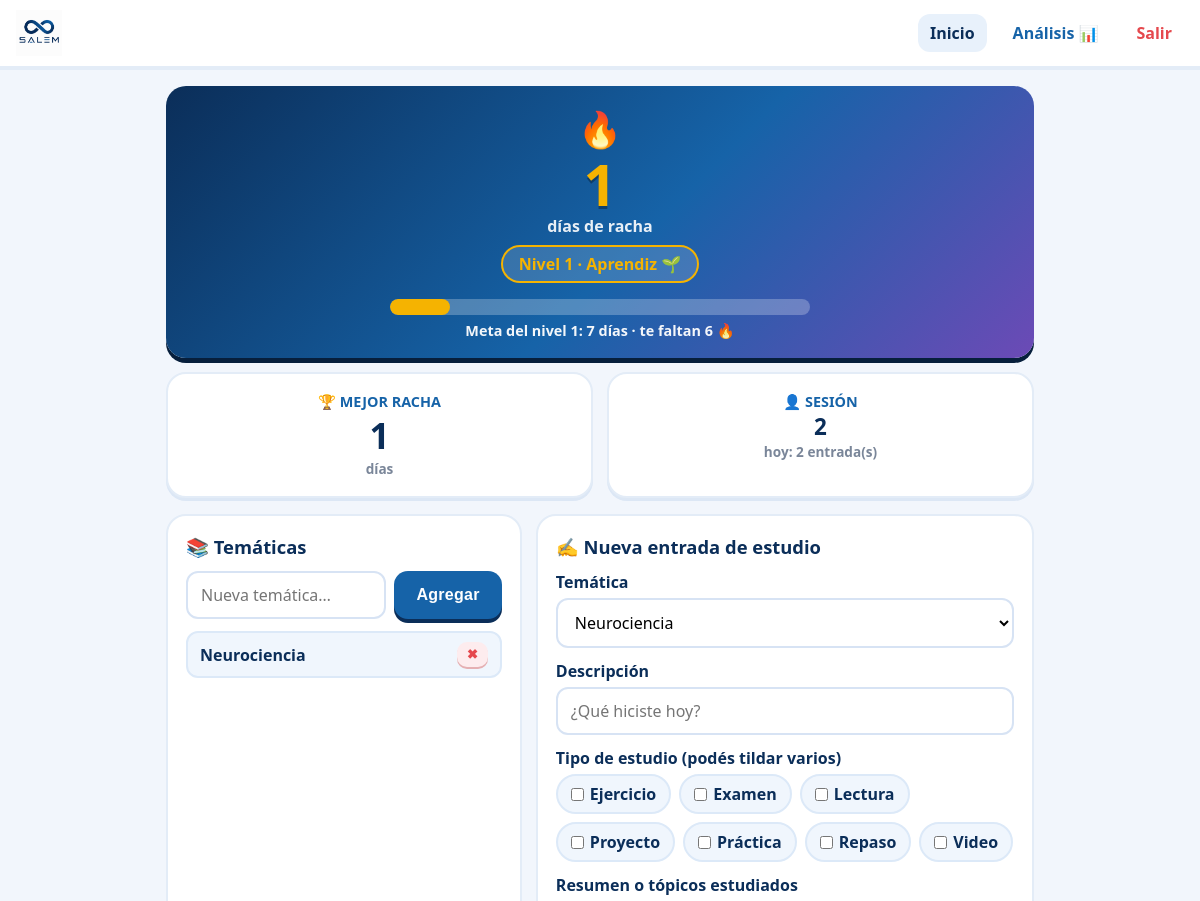
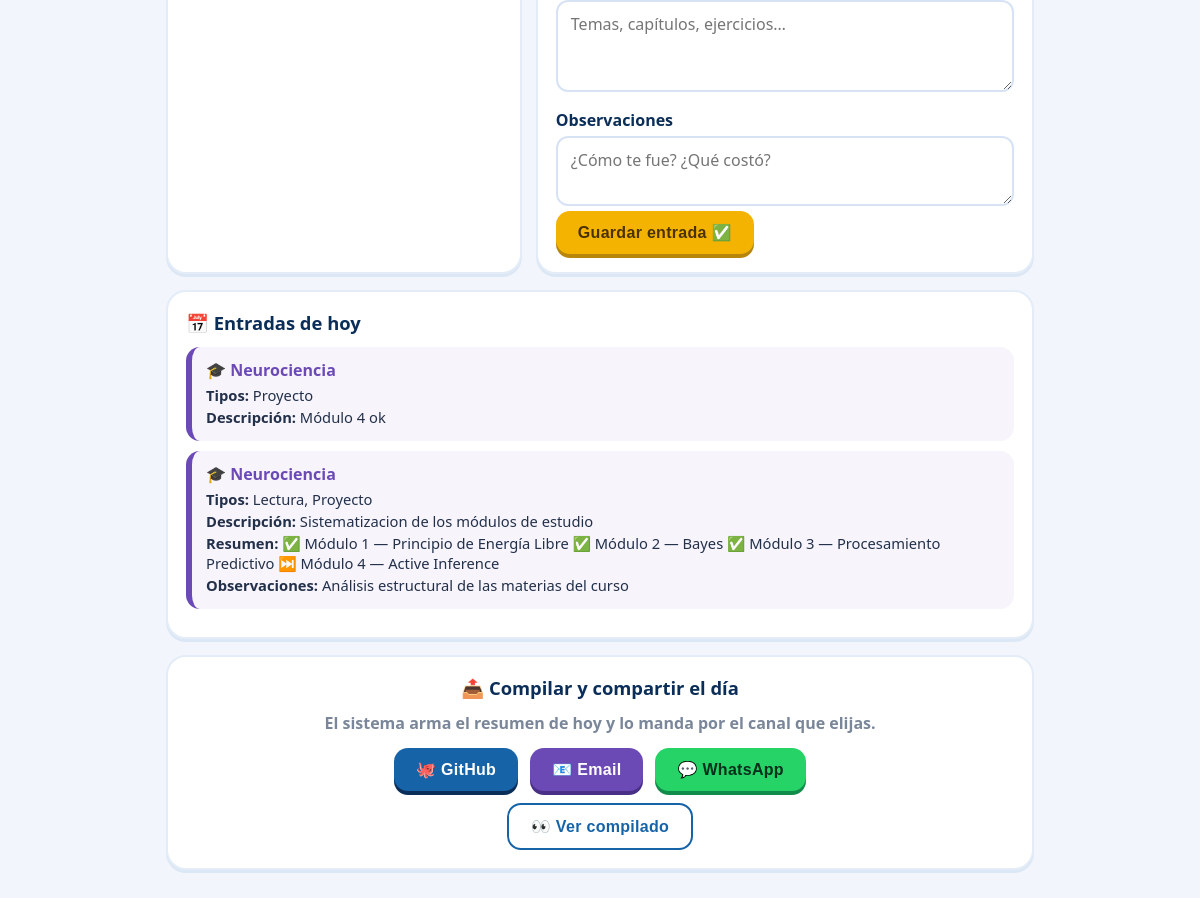
Screenshot of / (signed in) with the database file from the repository (2 pictures, top to bottom).
### tables this page shows
CREATE TABLE tematicas (
            id INTEGER PRIMARY KEY AUTOINCREMENT,
            nombre TEXT UNIQUE NOT NULL,
            fecha_creacion TIMESTAMP DEFAULT CURRENT_TIMESTAMP,
            activa INTEGER DEFAULT 1
        );

CREATE TABLE tipos_estudio (
            id INTEGER PRIMARY KEY AUTOINCREMENT,
            nombre TEXT UNIQUE NOT NULL
        );

CREATE TABLE entradas (
            id INTEGER PRIMARY KEY AUTOINCREMENT,
            fecha DATE NOT NULL,
            tematica_id INTEGER NOT NULL,
            descripcion TEXT,
            resumen TEXT,
            observaciones TEXT,
            fecha_creacion TIMESTAMP DEFAULT CURRENT_TIMESTAMP, hash TEXT, hash_previo TEXT, firma TEXT,
            FOREIGN KEY (tematica_id) REFERENCES tematicas (id)
        );

### server.py (the view)
@app.route('/')
@login_requerido
def index():
    return render_template('index.html',
                           config=logica.obtener_configuracion(),
                           tematicas=logica.obtener_tematicas(),
                           tipos=logica.obtener_tipos_estudio(),
                           entradas_hoy=logica.obtener_entradas_hoy(),
                           usuario=session['usuario'])

### logica.py (called while the page is built)
def obtener_conexion():
    conn = sqlite3.connect('database.db')
    conn.row_factory = sqlite3.Row
    return conn

def obtener_tematicas():
    conn = obtener_conexion()
    cursor = conn.cursor()
    cursor.execute('SELECT * FROM tematicas WHERE activa = 1 ORDER BY nombre')
    tematicas = cursor.fetchall()
    conn.close()
    return [dict(t) for t in tematicas]

def obtener_tipos_estudio():
    conn = obtener_conexion()
    cursor = conn.cursor()
    cursor.execute('SELECT * FROM tipos_estudio ORDER BY nombre')
    tipos = cursor.fetchall()
    conn.close()
    return [dict(t) for t in tipos]

def obtener_entradas_hoy():
    hoy = datetime.now().strftime('%Y-%m-%d')
    conn = obtener_conexion()
    cursor = conn.cursor()
    cursor.execute('''
        SELECT e.*, t.nombre as tematica_nombre,
               GROUP_CONCAT(te.nombre, ', ') as tipos_nombres
        FROM entradas e
        JOIN tematicas t ON e.tematica_id = t.id
        LEFT JOIN entrada_tipos et ON e.id = et.entrada_id
        LEFT JOIN tipos_estudio te ON et.tipo_id = te.id
        WHERE e.fecha = ?
        GROUP BY e.id
        ORDER BY e.fecha_creacion DESC
    ''', (hoy,))
    entradas = cursor.fetchall()
    conn.close()
    return [dict(e) for e in entradas]

def obtener_configuracion():
    conn = obtener_conexion()
    cursor = conn.cursor()
    cursor.execute('SELECT clave, valor FROM configuracion')
    config = {row['clave']: row['valor'] for row in cursor.fetchall()}
    conn.close()
    return config

### server.py (called while the page is built)
def login_requerido(funcion):
    @wraps(funcion)
    def envoltura(*args, **kwargs):
        if 'usuario' not in session:
            return redirect(url_for('login'))
        return funcion(*args, **kwargs)
    return envoltura

### templates/index.html (shortened to what this page needs)
<!DOCTYPE html>
<html lang="es">
<head>
  <link rel="stylesheet" href="/static/style.css">
</head>
<body data-racha="{{ config.get('racha_actual', '0') }}"
      data-mejor="{{ config.get('mejor_racha', '0') }}">
  <header class="header">
    <img src="/static/salem-logo.png" alt="Logo SALEM">
    <a href="/" class="link-nav activo">Inicio</a>
    <a href="/analisis" class="link-nav">Análisis 📊</a>
    <a href="/logout" class="link-nav salir">Salir</a>
  </header>
  <section class="zona-racha">
    <div class="tarjeta tarjeta-racha">
      <div class="fuego">🔥</div>
      <div class="numero-racha" id="numero-racha">0</div>
      <div class="texto-racha">días de racha</div>
      <div class="insignia-nivel" id="insignia-nivel">Nivel 1 · Aprendiz 🌱</div>
      <div class="barra-progreso"><div class="relleno-progreso" id="relleno-progreso"></div></div>
      <div class="texto-progreso" id="texto-progreso"></div>
    </div>
    <div class="tarjeta tarjeta-mini">
      <div class="mini-titulo">🏆 MEJOR RACHA</div>
      <div class="mini-numero" id="mejor-racha">0</div>
      <div class="mini-detalle">días</div>
    </div>
    <div class="tarjeta tarjeta-mini">
      <div class="mini-titulo">👤 SESIÓN</div>
      <div class="mini-numero chico">{{ usuario }}</div>
      <div class="mini-detalle">hoy: {{ entradas_hoy|length }} entrada(s)</div>
    </div>
  </section>
  <section class="zona-control">
    <div class="tarjeta">
      <h2>📚 Temáticas</h2>
      <form id="form-tematica" class="fila-form">
        <input type="text" id="nueva-tematica" placeholder="Nueva temática…" required>
        <button class="boton" type="submit">Agregar</button>
      </form>
      <ul class="lista-tematicas">
        {% for t in tematicas %}
        <li>
          <span>{{ t.nombre }}</span>
          <button class="boton-chico boton-borrar" data-id="{{ t.id }}" title="Desactivar">✖</button>
        </li>
        {% endfor %}
      </ul>
    </div>
    <div class="tarjeta">
      <h2>✍️ Nueva entrada de estudio</h2>
      <form id="form-entrada">
        <label>Temática</label>
        <select id="entrada-tematica" required>
          {% for t in tematicas %}
          <option value="{{ t.id }}">{{ t.nombre }}</option>
          {% endfor %}
        </select>
        <label>Descripción</label>
        <input type="text" id="entrada-descripcion" placeholder="¿Qué hiciste hoy?" required>
        <label>Tipo de estudio (podés tildar varios)</label>
        <div class="caja-tipos" id="caja-tipos">
          {% for tipo in tipos %}
          <label class="chip">
            <input type="checkbox" value="{{ tipo.id }}"> {{ tipo.nombre }}
          </label>
          {% endfor %}
        </div>
        <label>Resumen o tópicos estudiados</label>
        <textarea id="entrada-resumen" rows="3" placeholder="Temas, capítulos, ejercicios…"></textarea>
        <label>Observaciones</label>
        <textarea id="entrada-observaciones" rows="2" placeholder="¿Cómo te fue? ¿Qué costó?"></textarea>
        <button class="boton boton-dorado" type="submit">Guardar entrada ✅</button>
      </form>
    </div>
  </section>
  <section class="zona-hoy">
    <div class="tarjeta">
      <h2>📅 Entradas de hoy</h2>
      {% if entradas_hoy %}
        {% for e in entradas_hoy %}
        <div class="entrada-hoy">
          <div class="entrada-titulo">🎓 {{ e.tematica_nombre }}</div>
          <div class="entrada-dato"><strong>Tipos:</strong> {{ e.tipos_nombres or '—' }}</div>
          {% if e.descripcion %}<div class="entrada-dato"><strong>Descripción:</strong> {{ e.descripcion }}</div>{% endif %}
          {% if e.resumen %}<div class="entrada-dato"><strong>Resumen:</strong> {{ e.resumen }}</div>{% endif %}
          {% if e.observaciones %}<div class="entrada-dato"><strong>Observaciones:</strong> {{ e.observaciones }}</div>{% endif %}
        </div>
        {% endfor %}
      {% else %}
        <p class="vacio">Todavía no registraste nada hoy. ¡Tu primera entrada enciende la racha! 🔥</p>
      {% endif %}
    </div>
  </section>
  <section class="zona-compartir">
    <div class="tarjeta tarjeta-compartir">
      <h2>📤 Compilar y compartir el día</h2>
      <p class="ayuda">El sistema arma el resumen de hoy y lo manda por el canal que elijas.</p>
      <div class="fila-botones">
        <button class="boton" id="btn-github">🐙 GitHub</button>
        <button class="boton boton-violeta" id="btn-email">📧 Email</button>
        <button class="boton boton-verde" id="btn-whatsapp">💬 WhatsApp</button>
      </div>
      <button class="boton boton-suave" id="btn-ver-compilado">👀 Ver compilado</button>
    </div>
  </section>
</body>
</html>

### rows the page displays
tematicas: nombre "Neurociencia"
tipos_estudio: nombre "Ejercicio"
tipos_estudio: nombre "Examen"
tipos_estudio: nombre "Lectura"
tipos_estudio: nombre "Proyecto"
tipos_estudio: nombre "Práctica"
tipos_estudio: nombre "Repaso"
tipos_estudio: nombre "Video"
entradas: tematica_nombre "Neurociencia", tipos_nombres "Proyecto", descripcion "Módulo 4 ok"
entradas: tematica_nombre "Neurociencia", tipos_nombres "Lectura, Proyecto", descripcion "Sistematizacion de los módulos de estudio", resumen "✅ Módulo 1 — Principio de Energía Libre ✅ Módulo 2 — Bayes ✅ Módulo 3 — Procesamiento Predictivo ⏭️ Módulo 4 — Active Inference", observaciones "Análisis estructural de las materias del curso"

### other values shown
{{ usuario }} "2"
{{ entradas_hoy|length }} "2"
form field value "Neurociencia"
